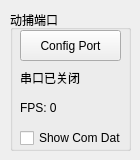
     <widget class="QWidget" name="tab_7">
      <attribute name="title">
       <string>动捕端口设置</string>
      </attribute>
      <widget class="QGroupBox" name="groupBox">
       <property name="geometry">
        <rect>
         <x>10</x>
         <y>10</y>
         <width>121</width>
         <height>141</height>
        </rect>
       </property>
       <property name="title">
        <string>动捕端口</string>
       </property>
       <widget class="QPushButton" name="MocapPortConifgButton">
        <property name="geometry">
         <rect>
          <x>10</x>
          <y>20</y>
          <width>101</width>
          <height>31</height>
         </rect>
        </property>
        <property name="text">
         <string>Config Port</string>
        </property>
       </widget>
       <widget class="QCheckBox" name="showMocapComDataCheckBox">
        <property name="geometry">
         <rect>
          <x>10</x>
          <y>120</y>
          <width>101</width>
          <height>16</height>
         </rect>
        </property>
        <property name="text">
         <string>Show Com Data</string>
        </property>
       </widget>
       <widget class="QLabel" name="MocapPortStatusLabel">
        <property name="geometry">
         <rect>
          <x>10</x>
          <y>60</y>
          <width>71</width>
          <height>16</height>
         </rect>
        </property>
        <property name="text">
         <string>串口已关闭</string>
        </property>
       </widget>
       <widget class="QLabel" name="MocapFPSLabel">
        <property name="geometry">
         <rect>
          <x>10</x>
          <y>90</y>
          <width>71</width>
          <height>16</height>
         </rect>
        </property>
        <property name="text">
         <string>FPS: 0</string>
        </property>
       </widget>
      </widget>
     </widget>
